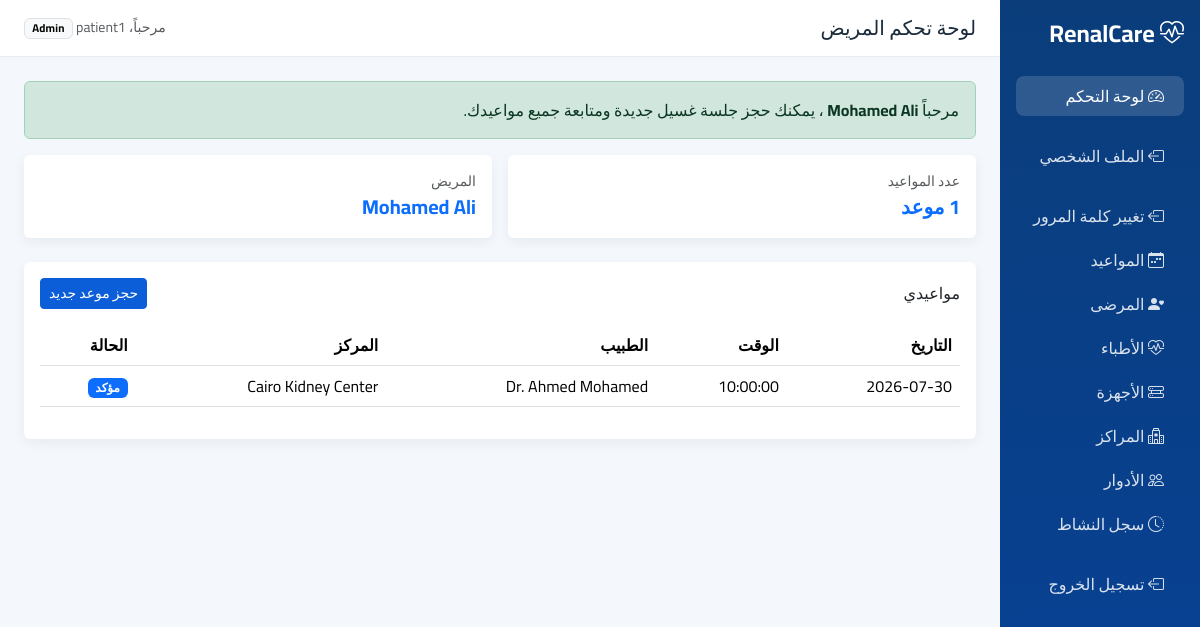
The page /patient-dashboard.php (signed in) on the database its author committed.
### tables this page shows
CREATE TABLE `patients` (
  `id` int(11) NOT NULL,
  `user_id` int(11) DEFAULT NULL,
  `full_name` varchar(100) DEFAULT NULL,
  `phone` varchar(20) DEFAULT NULL,
  `blood_type` varchar(5) DEFAULT NULL,
  `gender` enum('Male','Female') DEFAULT NULL,
  `birth_date` date DEFAULT NULL,
  `address` text DEFAULT NULL,
  `status` enum('active','inactive') DEFAULT 'active'
);

CREATE TABLE `appointments` (
  `id` int(11) NOT NULL,
  `patient_id` int(11) DEFAULT NULL,
  `doctor_id` int(11) DEFAULT NULL,
  `center_id` int(11) DEFAULT NULL,
  `appointment_date` date DEFAULT NULL,
  `appointment_time` time DEFAULT NULL,
  `notes` text DEFAULT NULL,
  `status` enum('pending','approved','completed','cancelled') DEFAULT 'pending'
);

CREATE TABLE `doctors` (
  `id` int(11) NOT NULL,
  `user_id` int(11) DEFAULT NULL,
  `full_name` varchar(100) DEFAULT NULL,
  `specialty` varchar(100) DEFAULT NULL,
  `phone` varchar(20) DEFAULT NULL,
  `center_id` int(11) DEFAULT NULL,
  `status` enum('active','inactive') DEFAULT 'active'
);

CREATE TABLE `centers` (
  `id` int(11) NOT NULL,
  `name` varchar(100) DEFAULT NULL,
  `address` text DEFAULT NULL,
  `phone` varchar(20) DEFAULT NULL
);

### patient-dashboard.php (the view, shortened to what this page needs)
<?php
require_once("config/database.php");
$user_id = $_SESSION['user_id'];
$query = "SELECT *
FROM patients
WHERE user_id='$user_id'";
$result = mysqli_query($conn, $query);
$patient = mysqli_fetch_assoc($result);
$query = "SELECT
appointments.*,
doctors.full_name AS doctor_name,
centers.name AS center_name
FROM appointments
LEFT JOIN doctors
ON appointments.doctor_id = doctors.id
LEFT JOIN centers
ON appointments.center_id = centers.id
WHERE appointments.patient_id='{$patient['id']}'
ORDER BY appointment_date DESC,
appointment_time DESC";
$appointments = mysqli_query($conn, $query);
$appointments_count = mysqli_num_rows($appointments);
?>
<?php include("includes/head.php"); ?>
<body>
<div class="container-fluid">
<div class="row">
<?php include("includes/sidebar.php"); ?>
<main class="col-md-9 col-lg-10 p-0">
<?php include("includes/topbar.php"); ?>
<div class="p-4">
<div class="alert alert-success">
مرحباً
<strong>
<?= htmlspecialchars($patient['full_name']); ?>
</strong>
، يمكنك حجز جلسة غسيل جديدة ومتابعة جميع مواعيدك.
</div>
<div class="row g-3 mb-4">
<div class="col-md-6">
<div class="card p-3">
<div class="text-muted small">
عدد المواعيد
</div>
<div class="fs-5 fw-bold text-primary">
موعد
</div>
</div>
</div>
<div class="col-md-6">
<div class="card p-3">
<div class="text-muted small">
المريض
</div>
<div class="fs-5 fw-bold text-primary">
<?= htmlspecialchars($patient['full_name']); ?>
</div>
</div>
</div>
</div>
<div class="card p-3">
<div class="d-flex justify-content-between align-items-center mb-3">
<h2 class="h6 mb-0">
مواعيدي
</h2>
<a
href="patient-book-appointment.php"
class="btn btn-primary btn-sm">
حجز موعد جديد
</a>
</div>
<div class="table-responsive">
<table class="table table-hover align-middle">
<thead>
<tr>
<th>التاريخ</th>
<th>الوقت</th>
<th>الطبيب</th>
<th>المركز</th>
<th>الحالة</th>
</tr>
</thead>
<tbody>
<?php
if ($appointments_count > 0)
{
while ($row = mysqli_fetch_assoc($appointments))
{
?>
<tr>
<td>
<?= htmlspecialchars($row['appointment_date'] ?? '—'); ?>
</td>
<td>
<?= htmlspecialchars($row['appointment_time'] ?? '—'); ?>
</td>
<td>
<?= htmlspecialchars($row['doctor_name'] ?? '—'); ?>
</td>
<td>
<?= htmlspecialchars($row['center_name'] ?? '—'); ?>
</td>
<td>
<?php
if ($row['status'] == "pending")
{
    echo '<span class="badge text-bg-warning">بانتظار التأكيد</span>';
}
elseif ($row['status'] == "approved")
{
    echo '<span class="badge text-bg-primary">مؤكد</span>';
}
elseif ($row['status'] == "completed")
{
    echo '<span class="badge text-bg-success">تمت</span>';
}
elseif ($row['status'] == "cancelled")
{
    echo '<span class="badge text-bg-danger">ملغي</span>';
}
else
{
    echo '<span class="badge text-bg-secondary">' . htmlspecialchars($row['status']) . '</span>';
}
?>
</td>
</tr>
<?php
}
}
?>
</tbody>
</table>
</div>
</div>
</div>
</main>
</div>
</div>
</body>
</html>

### assets/css/app.css (style rules this page uses)
:root { --kc-primary: #0b5ed7; --kc-primary-dark: #084298; --kc-bg: #f4f7fb; --kc-sidebar: #0a3d7a; --kc-card: #ffffff; --kc-text: #1a2b3c; --kc-muted: #6c757d; }
body { font-family: "Cairo", system-ui, sans-serif; background: var(--kc-bg); color: var(--kc-text); }
.card { border: 0; box-shadow: 0 0.25rem 0.75rem rgba(10, 61, 122, 0.06); }
.btn-primary { background-color: var(--kc-primary); border-color: var(--kc-primary); }

### assets/css/site-extra.css (style rules this page uses)
.table td, .table th { vertical-align: middle; }

### rows shown on the page
patients: full_name "Mohamed Ali"
appointments: appointment_date "2026-07-30", appointment_time "10:00:00", doctor.full_name "Dr. Ahmed Mohamed", center.name "Cairo Kidney Center", status "مؤكد"

### other values the page prints
$title "لوحة تحكم المريض"
$_SESSION['user_name'] "patient1"
